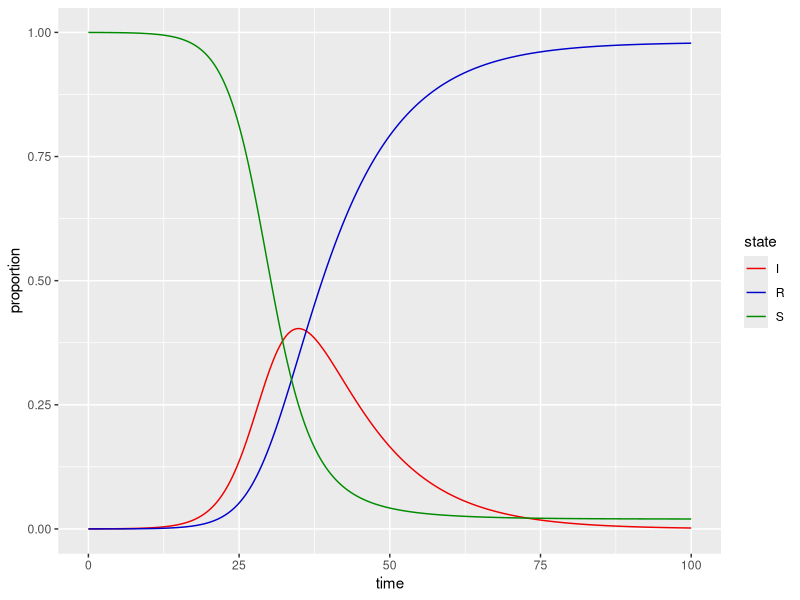

This chart was generated by the following R code:
#install.packages("deSolve")
#install.packages("ggplot2")
#install.packages("tidyr")
#Install these packages if you haven't already. 
#'deSolve' is a package for numerically solving differential equations. We will use it to "solve" our SIR models. 
#'ggplot2' is a package for visualizing data. We will use it to plot the results of our SIR models. 
#'tidyr' is a package for data cleaning and organizing. We will use its 'pivot_longer' function to re-shape our simulated data for plotting. 
library(deSolve)
library(ggplot2)
library(tidyr)

# Define SIR model function
SIR <- function(time, state, parameters) {
  with(as.list(c(state, parameters)), {
    dS <- -beta * S * I
    dI <- beta * S * I - gamma * I
    dR <- gamma * I
    return(list(c(dS, dI, dR)))
  })
}

#Define how long we want to simulate. Let's choose 100 with time steps of 0.01. This could be 100 days, weeks, hours, whatever. 
#REMEMBER that you cannot simply change between units of time without also changing your parameters (beta, gamma) because those 
#are time unit-specific parameters. 
times <- seq(0, 100, by = 0.01)

#Define initial state sizes. These are in units of the proportion of the population.
initial.I <- 0.0001
initial.R <- 0
initial.S <- 1-initial.I-initial.R

# Set initial values and parameters
initial.values <- c(S = initial.S, I = initial.I, R = initial.R) 
parameters <- c(beta = 0.4, gamma = 0.1)

#The function ode() comes from the deSolve package that you loaded at the beginning of the script. It 'solves' your equation, but you need to give
#it your model in form of a function (your SIR() function), the starting values, the parameters, and the time series you want to simulate on. 
#In the below code, we solve the equation, save it as a dataframe called 'output', and change it from wide to long format. 
output<- as.data.frame(ode(func = SIR, y = initial.values, parms = parameters, times = times)) %>%
  pivot_longer(!time, names_to="state",values_to="proportion") 
#View(output)

#Now we can plot the model results: 
SIR.plot <- ggplot(aes(x=time, y=proportion, color=state), data=output)+
  geom_line()+
  scale_color_manual(values=c("red2","blue3","green4"));SIR.plot
